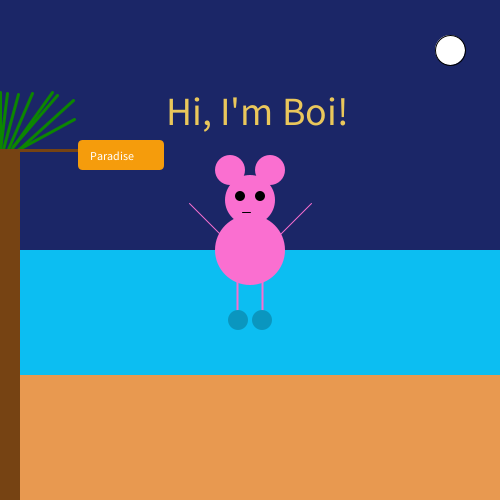
Frame 1 (no input)
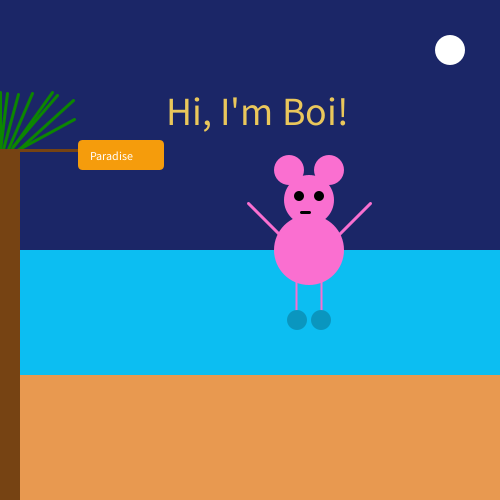
Frame 60 (the mouse pressed at the canvas centre just before this capture)
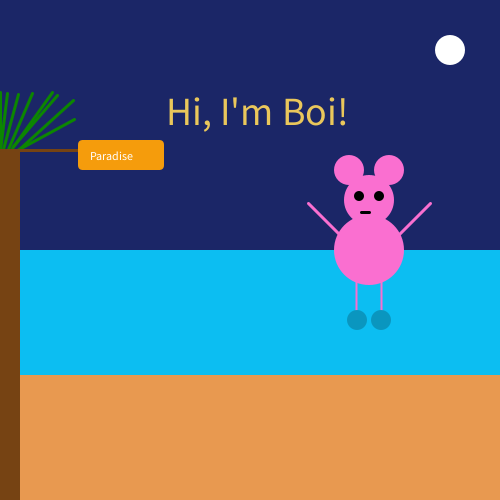
Frame 120 (the mouse held since frame 60 and released just before this capture)

The Processing sketch that drew these frames (run headless with seeded random() and noise(); from frame 60 on, the mouse is pressed at the canvas centre):

// Processing sketch: pena_CharacterSketchWithVariables
// ── pena_CharacterSketchWithVariables.pde
int x;
int bodyX = 250;
int bodyY = 250;
int headOffset = 50;
int headX=bodyX;
int headY=bodyY-headOffset;
int headSize=50;
int earOffsetX = 20;
int earOffsetY = 30;
int earSize = 30;
int eyeOffsetX = 10;
int eyeOffsetY = 4;
int eyeSize = 10;
int bodySize = 70;
float armOffsetX = bodySize*.3;
float armOffsetY = bodySize*.1;
int armLength = 40;
float legOffsetX = bodySize*.18;
float legOffsetY = bodySize*-0.92;
int legLength = 40;
//int mouth = ;
int shoeOffsetX = 12;
int shoeOffsetY = 70;
int shoeSize = 20;

void setup () {
  size(500,500);
  background(27, 38, 103);
  x = 0;
}

void draw (){
int headOffset = 50;
int headX=bodyX;
int headY=bodyY-headOffset;
int headSize=50;
int earOffsetX = 20;
int earOffsetY = 30;
int earSize = 30;
int eyeOffsetX = 10;
int eyeOffsetY = 4;
int eyeSize = 10;
int bodySize = 70;
float armOffsetX = bodySize*.3;
float armOffsetY = bodySize*.1;
int armLength = 40;
float legOffsetX = bodySize*.18;
float legOffsetY = bodySize*-0.92;
int legLength = 40;
int mouthLength = 8;
int mouthOffset = 8;
int shoeOffsetX = 12;
int shoeOffsetY = 70;
int shoeSize = 20;
  background(27, 38, 103);
  //moon
  fill(255);
  ellipse(450, 50, 30, 30);
  //water
  fill(12, 190, 242);
  noStroke();
  rect(0,250, 500, 250);
  //sand
  fill(232, 153, 80);
  noStroke();
  rect(0, 375, 500, 500);
  //mouseHead
  fill(250, 111, 208);
  ellipse(bodyX, bodyY-headOffset, 50, 50);
  //eyes
  fill(0);
  ellipse(headX+eyeOffsetX, headY-eyeOffsetY, eyeSize, eyeSize);
  ellipse(headX-eyeOffsetX, headY-eyeOffsetY, eyeSize, eyeSize);
  //mouth
  stroke(0);
  line(headX-mouthOffset, headY+12, headX+mouthLength-mouthOffset, headY+12);
  noStroke();
  //ears
  fill(250, 111, 208);
  ellipse(headX-earOffsetX, headY-earOffsetY, earSize, earSize);
  ellipse(headX+earOffsetX, headY-earOffsetY, earSize, earSize);
  //body
  ellipse(bodyX, bodyY, bodySize, bodySize);
  //arms
  stroke(250, 111, 208);
  line(bodyX+armOffsetX, bodyY-armOffsetY, bodyX+armOffsetX+armLength, bodyY-armOffsetY-armLength);
  line(bodyX-armOffsetX, bodyY-armOffsetY, bodyX-armOffsetX-armLength, bodyY-armOffsetY-armLength);
  //legs
  strokeWeight(2);
  line(bodyX+legOffsetX, bodyY-legOffsetY, bodyX+legOffsetX, bodyY-legOffsetY-legLength);
  line(bodyX-legOffsetX, bodyY-legOffsetY, bodyX-legOffsetX, bodyY-legOffsetY-legLength);
  noStroke();
  fill(10, 150, 191);
  //shoes
  ellipse(bodyX+shoeOffsetX, bodyY+shoeOffsetY, shoeSize, shoeSize);
  ellipse(bodyX-shoeOffsetX, bodyY+shoeOffsetY, shoeSize, shoeSize);
  println(mouseX + ", " + mouseY);
  //palmTrunk
  fill(118, 67, 19);
  rect(0, 150, 20, 500);
  //palmLeaves
  stroke(12, 134, 1);
  strokeWeight(3);
  line(19, 149, 73, 100);
  line(17, 150, 74, 119);
  line(0, 92, 0, 150);
  line(7, 93, 0, 150);
  line(8, 149, 32, 93);
  line(12, 148, 52, 92);
  line(3, 149, 18, 94);
  line(13, 146, 57, 95);
  //paradiseSign
  stroke(118, 67, 19);
  line(0, 150, 150, 150);
  fill(245, 156, 12);
  noStroke();
  rect(78, 140, 86, 30, 5);
  fill(255);
  textSize(12);
  text("Paradise", 90, 160);
  fill(234, 199, 91);
  textSize(40);
  text("Hi, I'm Boi!", width/3, height/4);
  bodyX++;
  if (bodyX-35 > width){
    bodyX = 0;
  }
 
}
  
